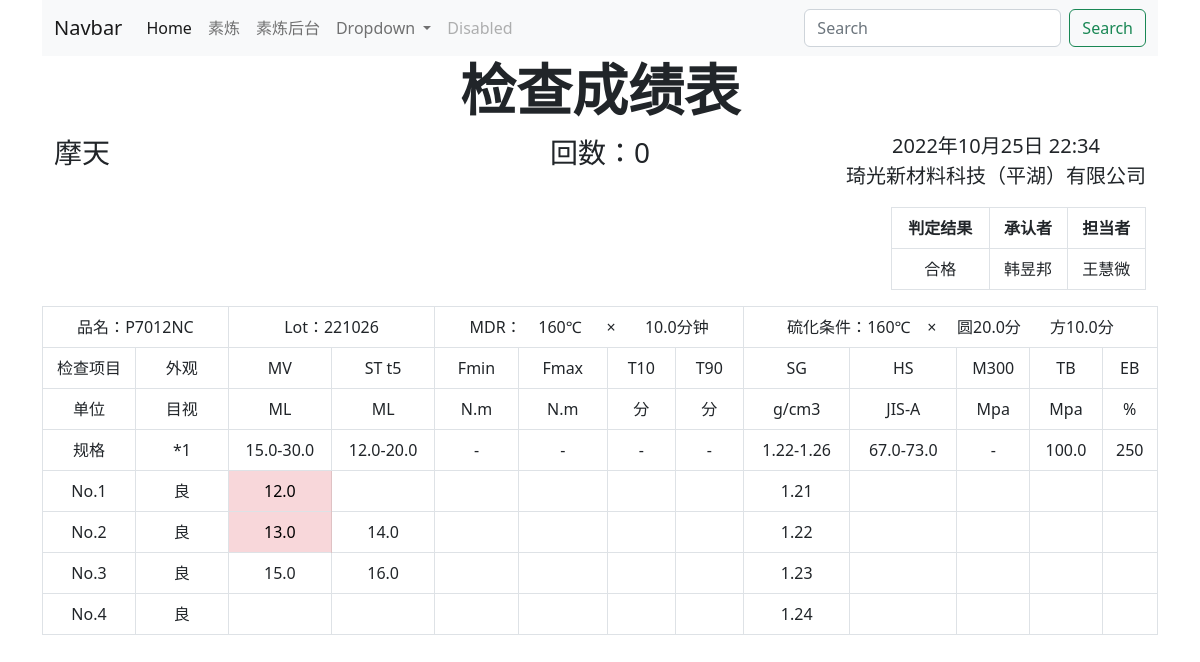
Page /mixb/5/ on the committed database.
### mixb/models.py (models this page shows, shortened)
class Schedule(models.Model):
    lot = models.IntegerField(verbose_name='批号')
    item = models.ForeignKey(Item, on_delete=models.CASCADE, verbose_name='品名')
    batch = models.IntegerField(verbose_name='回数')
    packages = models.IntegerField(verbose_name='框数')
    mix_a_lot = models.CharField(max_length=6, blank=True, verbose_name='A炼批号')
    mix_b_lot = models.CharField(max_length=6, blank=True, verbose_name='B炼批号')
    notes = models.CharField(max_length=255, blank=True, verbose_name='备注')
    created_time = models.DateTimeField(auto_created=True, verbose_name='添加时间')
    etd = models.DateField(blank=True, null=True, verbose_name='发货日')
    class Meta:
        verbose_name = verbose_name_plural = '计划'
        ordering = ('-id',)

class Item(models.Model):
    ROTORS = [
        (0, 'ML'),
        (1, 'Ms'),
    ]
    PULL_PERCENT = [
        (0, '300'),
        (1, '100'),
        (2, '50'),
    ]
    PULL_UNIT = [
        (0, 'kgf/cm2'),
        (1, 'Mpa'),
    ]
    customer = models.ForeignKey(Customer, on_delete=models.PROTECT, verbose_name='客户')
    name = models.CharField(max_length=255, verbose_name='品名')
    rotor = models.IntegerField(choices=ROTORS, default=0, verbose_name='转子')
    mv_temperature = models.IntegerField(default=125, blank=True, verbose_name='门尼温度')
    mv_duration = models.CharField(max_length=20, default='1+4', verbose_name='门尼时间')
    scorch_temperature = models.IntegerField(default=125, null=True, blank=True, verbose_name='焦烧温度')
    scorch_type = models.CharField(max_length=20, default='T=5', verbose_name='焦烧类型')
    mdr_temperature = models.IntegerField(null=True, blank=True, verbose_name='MDR温度')
    mdr_duration = models.FloatField(null=True, blank=True, verbose_name='MDR时间')
    vulcanization_temperature = models.IntegerField(null=True, blank=True, verbose_name='硫化温度')
    vulcanization_disc_duration = models.FloatField(null=True, blank=True, verbose_name='圆片时间')
    vulcanization_square_duration = models.FloatField(null=True, blank=True, verbose_name='方片时间')
    m_percent_type = models.IntegerField(choices=PULL_PERCENT, default=0, verbose_name='M%数值')
    m_percent_unit = models.IntegerField(choices=PULL_UNIT, default=0, verbose_name='M%单位')
    tb_unit = models.IntegerField(choices=PULL_UNIT, default=0, verbose_name='TB单位')
    mv = models.CharField(max_length=255, null=True, blank=True, verbose_name='门尼')
    mv_min = models.FloatField(null=True, blank=True, verbose_name='MV最小值')
    mv_max = models.FloatField(null=True, blank=True, verbose_name='MV最大值')
    scorch_min = models.FloatField(null=True, blank=True, verbose_name='焦烧最小值')
    scorch_max = models.FloatField(null=True, blank=True, verbose_name='焦烧最大值')
    fmin_min = models.FloatField(null=True, blank=True, verbose_name='Fmin最小值')
    fmin_max = models.FloatField(null=True, blank=True, verbose_name='Fmin最大值')
    fmax_min = models.FloatField(null=True, blank=True, verbose_name='Fmax最小值')
    fmax_max = models.FloatField(null=True, blank=True, verbose_name='Fmax最大值')
    t10_min = models.FloatField(null=True, blank=True, verbose_name='T10最小值')
    t10_max = models.FloatField(null=True, blank=True, verbose_name='T10最大值')
    t90_min = models.FloatField(null=True, blank=True, verbose_name='T90最小值')
    t90_max = models.FloatField(null=True, blank=True, verbose_name='T90最大值')
    sg_min = models.FloatField(null=True, blank=True, verbose_name='SG最小值')
    sg_max = models.FloatField(null=True, blank=True, verbose_name='SG最大值')
    hs_min = models.FloatField(null=True, blank=True, verbose_name='HS最小值')
    hs_max = models.FloatField(null=True, blank=True, verbose_name='HS最大值')
    m_percent_min = models.FloatField(null=True, blank=True, verbose_name='M%最小值')
    m_percent_max = models.FloatField(null=True, blank=True, verbose_name='M%最大值')
    tb_min = models.FloatField(null=True, blank=True, verbose_name='TB最小值')
    tb_max = models.FloatField(null=True, blank=True, verbose_name='TB最大值')
    eb_min = models.IntegerField(null=True, blank=True, verbose_name='EB最小值')
    eb_max = models.IntegerField(null=True, blank=True, verbose_name='EB最大值')
    class Meta:
        verbose_name = verbose_name_plural = '品名清单'

class Customer(models.Model):
    abbreviation = models.CharField(max_length=10, verbose_name='缩写')
    name = models.CharField(max_length=255, verbose_name='公司名称')
    class Meta:
        verbose_name = verbose_name_plural = '客户'

class TestResult(models.Model):
    plan = models.ForeignKey(Schedule, on_delete=models.PROTECT)
    batch = models.IntegerField(null=True, blank=True, verbose_name='回数')
    mv = models.FloatField(null=True, blank=True, verbose_name='门尼值')
    scorch = models.FloatField(null=True, blank=True, verbose_name='焦烧')
    fmin = models.FloatField(null=True, blank=True, verbose_name='Fmin')
    fmax = models.FloatField(null=True, blank=True, verbose_name='Fmax')
    t10 = models.FloatField(null=True, blank=True, verbose_name='T10')
    t90 = models.FloatField(null=True, blank=True, verbose_name='T90')
    sg = models.FloatField(null=True, blank=True, verbose_name='SG')
    hs = models.FloatField(null=True, blank=True, verbose_name='HS')
    m_percent = models.FloatField(null=True, blank=True, verbose_name='M %')
    tb = models.FloatField(null=True, blank=True, verbose_name='TB')
    eb = models.FloatField(null=True, blank=True, verbose_name='EB')
    shipment_status = models.BooleanField(default=False, verbose_name='出货状态')
    class Meta:
        verbose_name = verbose_name_plural = '检查明细'
        ordering = ('batch',)

### mixb/views.py (the view)
# urls.py: path('<int:pp_id>/', views.details, name='details'),
def details(request, pp_id):
    detail = get_object_or_404(Schedule, pk=pp_id)
    return render(request, 'mixb/detail.html', {'detail': detail})

### mixb/templates/mixb/detail.html (shortened to what this page needs)
{% extends 'header.html' %}
{% block content %}
<h1 class="display-4 fw-bold text-center">检查成绩表</h1>
<div class="container text-center">
    <div class="row">
        <div class="col d-flex flex-row">
            <p class="fs-3">{{ detail.item.customer.name }}</p>
        </div>
        <div class="col">
            <p class="fs-3">回数：{{ detail.detail_set.all|length }}</p>
        </div>
        <div class="col d-flex flex-row-reverse">
            <p class="fs-5">{{ detail.created_time }}<br>琦光新材料科技（平湖）有限公司</p>
        </div>
    </div>
</div>
<div class="container text-center">
    <div class="row">
        <div class="col">
        </div>
        <div class="col">
        </div>
        <div class="col">
        </div>
        <div class="col">
            <table class="table table-bordered">
                <thead>
                <tr>
                    <th scope="col-3">判定结果</th>
                    <th scope="col-3">承认者</th>
                    <th scope="col-3">担当者</th>
                </tr>
                </thead>
                <tbody>
                <tr>
                    <td>合格</td>
                    <td>韩昱邦</td>
                    <td>王慧微</td>
                </tr>
                </tbody>
            </table>
        </div>
    </div>
</div>
<table class="table table-bordered text-center">
    <tr>
        <td scope="col" colspan="2">品名：{{ detail.item.name }}</td>
        <td scope="col" colspan="2">Lot：{{ detail.lot }}</td>
        <td scope="col" colspan="4">MDR：&nbsp;&nbsp;&nbsp;&nbsp;{{ detail.item.mdr_temperature|default_if_none:"-" }}℃&nbsp;&nbsp;&nbsp;&nbsp;&nbsp;&nbsp;×&nbsp;&nbsp;&nbsp;&nbsp;&nbsp;&nbsp;
            {{ detail.item.mdr_duration|default_if_none:"-" }}分钟
        </td>
        <td scope="col" colspan="5">硫化条件：{{ detail.item.vulcanization_temperature|default_if_none:"-" }}℃&nbsp;&nbsp;&nbsp;&nbsp;×&nbsp;&nbsp;&nbsp;&nbsp;
            圆{{ detail.item.vulcanization_disc_duration|default_if_none:"-" }}分&nbsp;&nbsp;&nbsp;&nbsp;&nbsp;&nbsp;
            方{{ detail.item.vulcanization_square_duration|default_if_none:"-" }}分
        </td>
    </tr>
    <tr>
        <td class="col-1">检查项目</td>
        <td class="col-1">外观</td>
        <td class="col-0.9">MV</td>
        <td class="col-0.9">ST t5</td>
        <td class="col-0.9">Fmin</td>
        <td class="col-0.9">Fmax</td>
        <td class="col-0.9">T10</td>
        <td class="col-0.9">T90</td>
        <td class="col-0.9">SG</td>
        <td class="col-0.9">HS</td>
        <td class="col-0.9">M300</td>
        <td class="col-0.9">TB</td>
        <td class="col-0.9">EB</td>
    </tr>
    <tr>
        <td>单位</td>
        <td>目视</td>
        <td>ML</td>
        <td>ML</td>
        <td>N.m</td>
        <td>N.m</td>
        <td>分</td>
        <td>分</td>
        <td>g/cm3</td>
        <td>JIS-A</td>
        <td>Mpa</td>
        <td>Mpa</td>
        <td>%</td>
    </tr>
    <tr>
        <td>规格</td>
        <td>*1</td>
        <td>{{ detail.item.mv_min|default_if_none:"" }}-{{ detail.item.mv_max|default_if_none:"" }}</td>
        <td>{{ detail.item.scorch_min|default_if_none:"" }}-{{ detail.item.scorch_max|default_if_none:"" }}</td>
        <td>{{ detail.item.fmin_min|default_if_none:"" }}-{{ detail.item.fmin_max|default_if_none:"" }}</td>
        <td>{{ detail.item.fmax_min|default_if_none:"" }}-{{ detail.item.fmax_max|default_if_none:"" }}</td>
        <td>{{ detail.item.t10_min|default_if_none:"" }}-{{ detail.item.t10_max|default_if_none:"" }}</td>
        <td>{{ detail.item.t90_min|default_if_none:"" }}-{{ detail.item.t90_max|default_if_none:"" }}</td>
        <td>{{ detail.item.sg_min|default_if_none:"" }}-{{ detail.item.sg_max|default_if_none:"" }}</td>
        <td>{{ detail.item.hs_min|default_if_none:"" }}-{{ detail.item.hs_max|default_if_none:"" }}</td>
        <td>{{ detail.item.m_percent_min|default_if_none:"" }}-{{ detail.item.m_percent_max|default_if_none:"" }}</td>
        <td>{{ detail.item.tb_min|default_if_none:"" }}
        </td>
        <td>{{ detail.item.eb_min|default_if_none:"" }}
        </td>
    </tr>
    {% for test_result in detail.testresult_set.all %}
    <tr>
        <td>No.{{ test_result.batch }}</td>
        <td>良</td>
        {% if test_result.mv < detail.item.mv_min or test_result.mv > detail.item.mv_max %}
        <td class="table-danger">{{ test_result.mv|default_if_none:"" }}</td>
        {% else %}
        <td>{{ test_result.mv|default_if_none:"" }}</td>
        {% endif %}
        <td>{{ test_result.scorch|default_if_none:"" }}</td>
        <td>{{ test_result.fmin|default_if_none:"" }}</td>
        <td>{{ test_result.fmax|default_if_none:"" }}</td>
        <td>{{ test_result.t10|default_if_none:"" }}</td>
        <td>{{ test_result.t90|default_if_none:"" }}</td>
        <td>{{ test_result.sg|default_if_none:"" }}</td>
        <td>{{ test_result.hs|default_if_none:"" }}</td>
        <td>{{ test_result.m_percent|default_if_none:"" }}</td>
        <td>{{ test_result.tb|default_if_none:"" }}</td>
        <td>{{ test_result.eb|default_if_none:"" }}</td>
    </tr>
    {% endfor %}
</table>
{% endblock content %}

### mixb/templates/mixb/detail.html (style rules this page uses)
td { text-align: center; }

### rows in the picture
Schedule: item.customer.name "摩天", created_time "2022年10月25日 22:34", item.name "P7012NC", lot "221026", item.mdr_temperature "160", item.mdr_duration "10.0", item.vulcanization_temperature "160", item.vulcanization_disc_duration "20.0", item.vulcanization_square_duration "10.0", item.mv_min "15.0", item.mv_max "30.0", item.scorch_min "12.0", item.scorch_max "20.0", item.sg_min "1.22", item.sg_max "1.26", item.hs_min "67.0", item.hs_max "73.0", item.tb_min "100.0", item.eb_min "250"
TestResult: batch "1", mv "12.0", sg "1.21"
TestResult: batch "2", mv "13.0", scorch "14.0", sg "1.22"
TestResult: batch "3", mv "15.0", scorch "16.0", sg "1.23"
TestResult: batch "4", sg "1.24"

### other values in the picture
{{ detail.detail_set.all|length }} "0"
